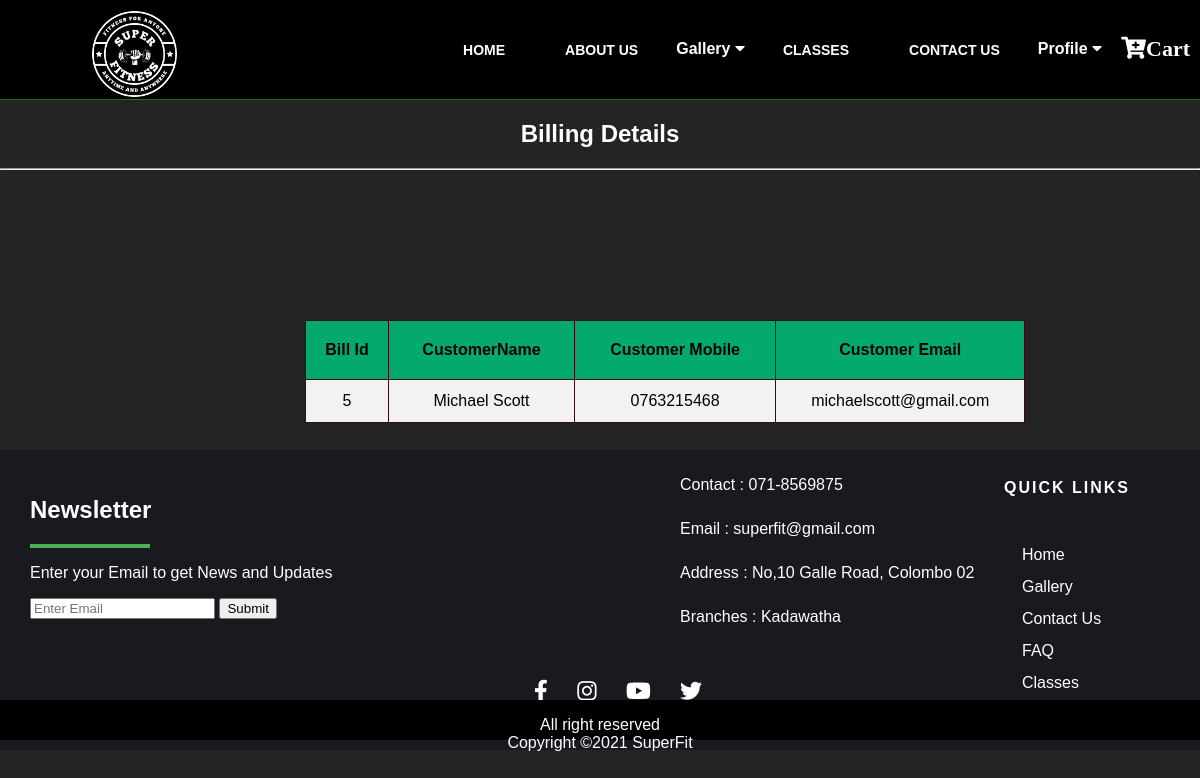
/billing.php, run on the app's committed database.
### tables this page shows
CREATE TABLE `billing_details` (
  `ID` int(100) NOT NULL,
  `Name` varchar(100) NOT NULL,
  `Mobile_No` varchar(100) NOT NULL,
  `Email` varchar(100) NOT NULL,
  `Bank_Card_Name` varchar(100) NOT NULL,
  `Card_number` int(20) NOT NULL,
  `CVV` int(5) NOT NULL
);

### billing.php (the view, shortened to what this page needs)
<!DOCTYPE html>
<html>
<head>
	<link rel="stylesheet" type="text/css" href="css/billing.css">
	<link
      rel="stylesheet"
      href="https://use.fontawesome.com/releases/v5.13.0/css/all.css"
    />
</head>
<body>
<nav>
		<div class="logo"><img  src="images/SuperFITe.png " height="88px" width="88px"></div>
		<ul>
			<li><a href="home.php">Home</a></li>
			<li><a href="about-us.html">About Us</a></li>
			<div class="dropdown">
			<button class="dropbtn">Gallery
			<i class="fa fa-caret-down"></i>
		</button>
		</div>
			<li><a href="BMI.php">Classes</a></li>
			<li><a href="contact.html">Contact Us</a></li>
			<div class="dropdown">
				<button class="dropbtn">Profile
				<i class="fa fa-caret-down"></i>
			</button>
		</div>
		<div class="shop-cart">
			<a href="cart.html" target="_blank"><i class="fa fa-cart-plus">Cart</i></a>
		</div>
	</nav>
<h2 class="pagename">Billing Details</h2>
<hr>
    <div class="tablecontainer">
        <table class="bill_table" width="50%", border="1" >
            <tr>
                <th style="text-align:center;">Bill Id</th>
                <th style="text-align:center;">CustomerName</th>
                <th style="text-align:center;">Customer Mobile</th>
                <th style="text-align:center;">Customer Email</th>
            </tr>
            <tbody>
                <?php
				include "config.php";
				$query = "SELECT * FROM billing_details ORDER BY id DESC LIMIT 1";
				$query_run = mysqli_query($con,$query);
				if(mysqli_num_rows($query_run)>0)
				{
					foreach($query_run as $row)
					{
						?>
						<tr>
							<td><?=$row['ID'];?></td>
							<td><?=$row['Name'];?></td>
							<td><?=$row['Mobile_No'];?></td>
							<td><?=$row['Email'];?></td>
						</tr>
						<?php
					}
				}
				else{
					?>
					<tr>
						<td colspan="4">No records found</td>
				</tr>
					<?php
				}
				?>
            </tbody>
        </table>
    </div>
	<hr class = "line-before-footer">
  <footer>
		<div class="footer_content">
			<div class="center_details">
				<ul class="details">
					<li>Contact : 071-8569875</li>
					<li>Email : superfit@gmail.com</li>
					<li>Address : No,10 Galle Road, Colombo 02</li>
					<li>Branches : Kadawatha
					</li>
				</ul>
			</div>
			<div class="left_col">
				<h2>Newsletter</h2>
				<div class="border"></div>
				<p>Enter your Email to get News and Updates</p>
				<form action="" class="newsletter_form">
					<input type="Email" class="txt" placeholder="Enter Email" name="">
					<input type="submit" class="btn" value="Submit" name="">
				</form>
			</div>
			<div class="footer_links">
				<h4>Quick Links</h4>
				<ul>
					<li><a href="home.php">Home</a></li>
							<li><a href="Gallery.html">Gallery</a></li>
							<li><a href="contact.html">Contact Us</a></li>
							<li><a href="displayFAQuser.php">FAQ</a></li>
							<li><a href="classes.php">Classes</a></li>
				</ul>
			</div>
			</div>
			<div class="social">
				<a href="https://www.facebook.com" target="_blank"><i class="fab fa-facebook-f"></i></a>
				<a href="#" target="_blank"><i class="fab fa-instagram"></i></a>
				<a href="https://www.youtube.com/" target="_blank"><i class="fab fa-youtube"></i></a>
				<a href="#" target="_blank"><i class="fab fa-twitter"></i></a>
			</div>
		<div class="footer_bottom">
			<p>All right reserved<br/>Copyright &copy;2021 SuperFit </p>
		</div>
	</footer>
</body>
</html>
</body>
</html>

### css/billing.css (style rules this page uses)
html,body { margin: 0; padding: 0; font-family: Arial; background-color: rgb(37, 36, 36); }
nav { position: sticky; top: 0; left: 0; width: 100%; height: 100px; padding: 10px 90px; box-sizing: border-box; background:black; border-bottom: 1px solid green; z-index: 1; }
.logo { float: left; padding-top: -100px; top: 0; }
nav ul { list-style: none; float: right; margin: 0; padding: 0; display: flex; }
nav ul li a { line-height: 80px; color: #fff; padding: 12px 30px; text-decoration: none; font-size: 14px; font-weight: bold; text-transform: uppercase; }
.dropdown { float: left; overflow: hidden; }
.dropdown .dropbtn { font-size: 16px; border: none; outline: none; color: white; padding: 30px 8px 5px 8px; background-color: inherit; font-family: Arial; margin: 0; font-weight:Bold; }
.shop-cart { margin: 20px ; text-align: right; position: absolute; bottom: 25px; right: -35px; bottom: 17px; }
.shop-cart a { color: white; margin-right: 25px; font-size: 22px; text-decoration: none; }
.line-before-footer { background-color: transparent; border-color:transparent; margin-top: 75px; }
footer { background: #191920; height: 300px; color: white; position: relative; margin-top: 200px; width: 100%; }
.footer_bottom { background: black; height: 40px; width: 100%; text-align: center; position: absolute; bottom: 0px; left: 0px; padding-top: 0px; top:250px; }
.social { margin: 20px ; margin-left: 32%; position: absolute; bottom: 25px; left: 12.5%; right: 35px; }
.social a { color: #fff; margin-right: 25px; font-size: 22px; text-decoration: none; transition: .3s linear; }
.footer_links { float: right; margin-right: 50px; position: sticky; }
.footer_links li { list-style: none; margin-left: 18px; }
.footer_links a { text-decoration: none; color: white; line-height: 2; }
.footer_links h4 { letter-spacing: 2px; text-transform: uppercase; margin-top: -160px; margin-left: 20px; padding: 20px; }
.left_col { margin-top: -150px; margin-left: 30px; }
.center_details { padding-left: 240px; }
.border { width: 120px; height: 4px; background: #4caf50; }
.details li { list-style: none; margin-left: 400px; line-height: 1.2; padding-top: 25px; }
.bill_table { font-family: Arial, Helvetica, sans-serif; border-collapse: collapse; width: 60%; margin-left:305px; margin-top: 150px; margin-bottom: -250px; }
.bill_table, .bill_table th { border: 1px solid rgb(54, 12, 12); padding: 8px; }
.bill_table { background-color: #f2f2f2; }
.bill_table th { padding-top: 20px; padding-bottom: 20px; text-align: center; background-color: #04AA6D; color: rgb(12, 2, 2); }
.bill_table td { padding-top: 12px; padding-bottom: 12px; text-align:center; }
.pagename { text-align: center; color:#fff; }

### data on the page
billing_details: ID "5", Name "Michael Scott", Mobile_No "0763215468", Email "michaelscott@gmail.com"
